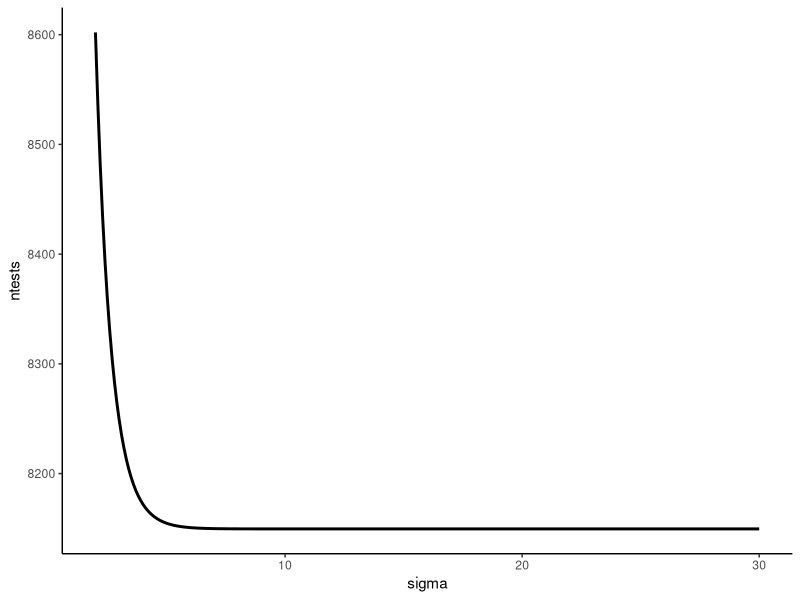
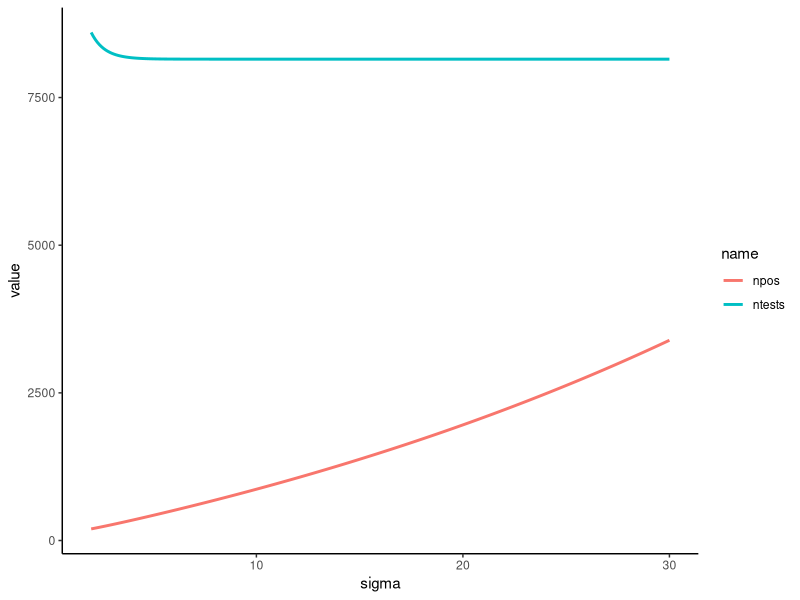
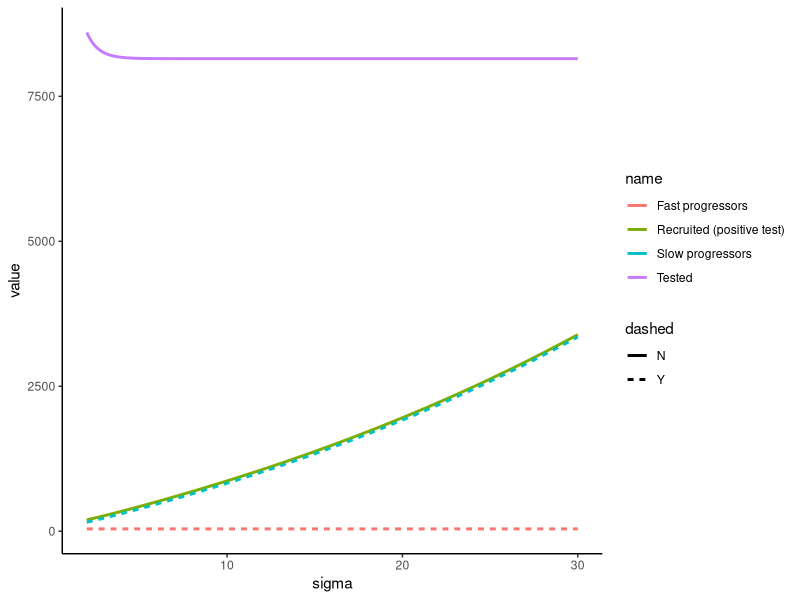

These figures' R source, in order:
library(tidyverse) 

p_inf_and_type_given_asymp <- function(
	ptype, age, sigma, p_slow, incidence, prograte_slow, prograte_fast){
	
	# Rename variables 
	a <- age
	xi_s <- p_slow 
	xi_f <- 1 - p_slow
	rho <- incidence 
	mu_s <- prograte_slow 
	mu_f <- prograte_fast 
  
	if (!(ptype %in% c("slow", "fast"))) stop("Invalid ptype")

	if (ptype == "slow") {
		xi <- xi_s
		mu <- mu_s
	} else {
		xi <- xi_f
		mu <- mu_f
	}

	# Numerator
	if (abs(rho - mu) < 1e-8) {
		# Special case: rho == mu
		num <- xi * rho * sigma * exp(-rho * a)
	} else {
		num <- xi * rho / (rho - mu) * (
		  exp(-rho * (a - sigma)) * exp(-mu * sigma) - exp(-rho * a)
	)
	}

	# Denominator
	# fast progressors
	if (abs(rho - mu_f) < 1e-8) {
		term_f <- xi_f * rho * a * exp(-rho * a)
	} else {
		term_f <- xi_f * rho / (mu_f - rho) * (exp(-rho * a) - exp(-mu_f * a))
	}

	# slow progressors
	if (abs(rho - mu_s) < 1e-8) {
		term_s <- xi_s * rho * a * exp(-rho * a)
	} else {
		term_s <- xi_s * rho / (mu_s - rho) * (exp(-rho * a) - exp(-mu_s * a))
	}

	den <- term_f + term_s + exp(-rho * a)

	out <- num / den
	return(out)
}


sigmavals <- seq(from=2, to=30, by=0.1)
# pfastvec <- unlist(lapply(sigmavals, function(x){p_inf_and_type_given_asymp(ptype="fast", age=30, sigma=x, p_slow=0.95, incidence=0.0025, prograte_slow=0.0001, prograte_fast=1.5)}))
# pslowvec <- unlist(lapply(sigmavals, function(x){p_inf_and_type_given_asymp(ptype="slow", age=30, sigma=x, p_slow=0.95, incidence=0.0025, prograte_slow=0.0001, prograte_fast=1.5)}))

pfastvec <- unlist(lapply(sigmavals, function(x){p_inf_and_type_given_asymp(ptype="fast", age=30, sigma=x, p_slow=0.55, incidence=0.0275, prograte_slow=0.0001, prograte_fast=1.5)}))
pslowvec <- unlist(lapply(sigmavals, function(x){p_inf_and_type_given_asymp(ptype="slow", age=30, sigma=x, p_slow=0.55, incidence=0.0275, prograte_slow=0.0001, prograte_fast=1.5)}))

ntestvec <- 40/pfastvec
nfastvec <- ntestvec*pfastvec
nslowvec <- ntestvec*pslowvec
nposvec <- nfastvec + nslowvec
nnegvec <- ntestvec - nposvec

test_df <- tibble(
	sigma=sigmavals,
	ntests=ntestvec,
	nfast=nfastvec,
	nslow=nslowvec,
	npos=nposvec,
	nneg=nnegvec)

test_df %>% 
	ggplot(aes(x=sigma, y=ntests)) + 
		geom_line(linewidth=1) + 
		theme_classic()

test_df %>% 
	select(sigma, ntests, npos) %>% 
	pivot_longer(-sigma) %>% 
	ggplot(aes(x=sigma, y=value, col=name)) + 
		geom_line(linewidth=1) + 
		theme_classic()

test_df %>% 
	select(sigma, `Tested`=ntests, `Recruited (positive test)`=npos, `Fast progressors`=nfast, `Slow progressors`=nslow) %>% 
	pivot_longer(-sigma) %>% 
	mutate(dashed=case_when(name %in% c("Fast progressors","Slow progressors") ~ "Y", TRUE~"N")) %>% 
	ggplot(aes(x=sigma, y=value, col=name, lty=dashed)) + 
		geom_line(linewidth=1) + 
		theme_classic()

fig_comp <- test_df %>% 
  select(sigma, `Tested` = ntests, `Recruited (positive test)` = npos, `Fast progressors` = nfast, `Slow progressors` = nslow) %>% 
  pivot_longer(-sigma) %>% 
  mutate(name=factor(name, levels=c("Tested", "Recruited (positive test)", "Slow progressors", "Fast progressors"))) %>% 
  ggplot(aes(x = sigma, y = value, col = name, linetype = name)) + 
    geom_line(linewidth = 0.75, alpha=0.8) + 
    scale_linetype_manual(values = c(
      "Tested" = "solid", 
      "Recruited (positive test)" = "solid", 
      "Fast progressors" = "dashed", 
      "Slow progressors" = "dashed"
    )) + 
    scale_color_manual(values=c(
      "Tested" = "black", 
      "Recruited (positive test)" = "purple", 
      "Fast progressors" = "red", 
      "Slow progressors" = "blue"
    )) + 
    labs(
    	x="Duration of test positivity\n(years post-infection)",
    	y="Number of people") + 
    theme_classic() + 
    theme(legend.title=element_blank())
